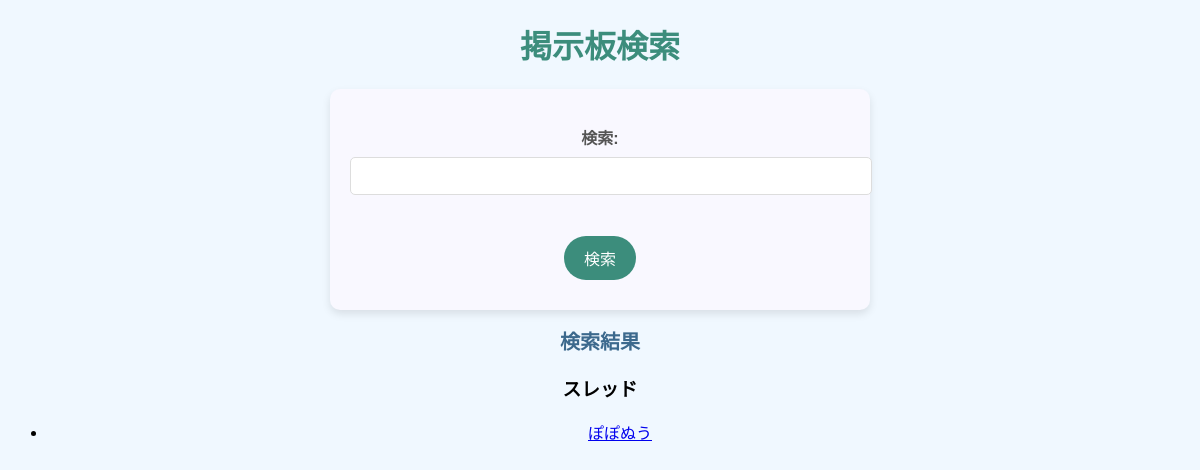
The app's page /search/, older data.
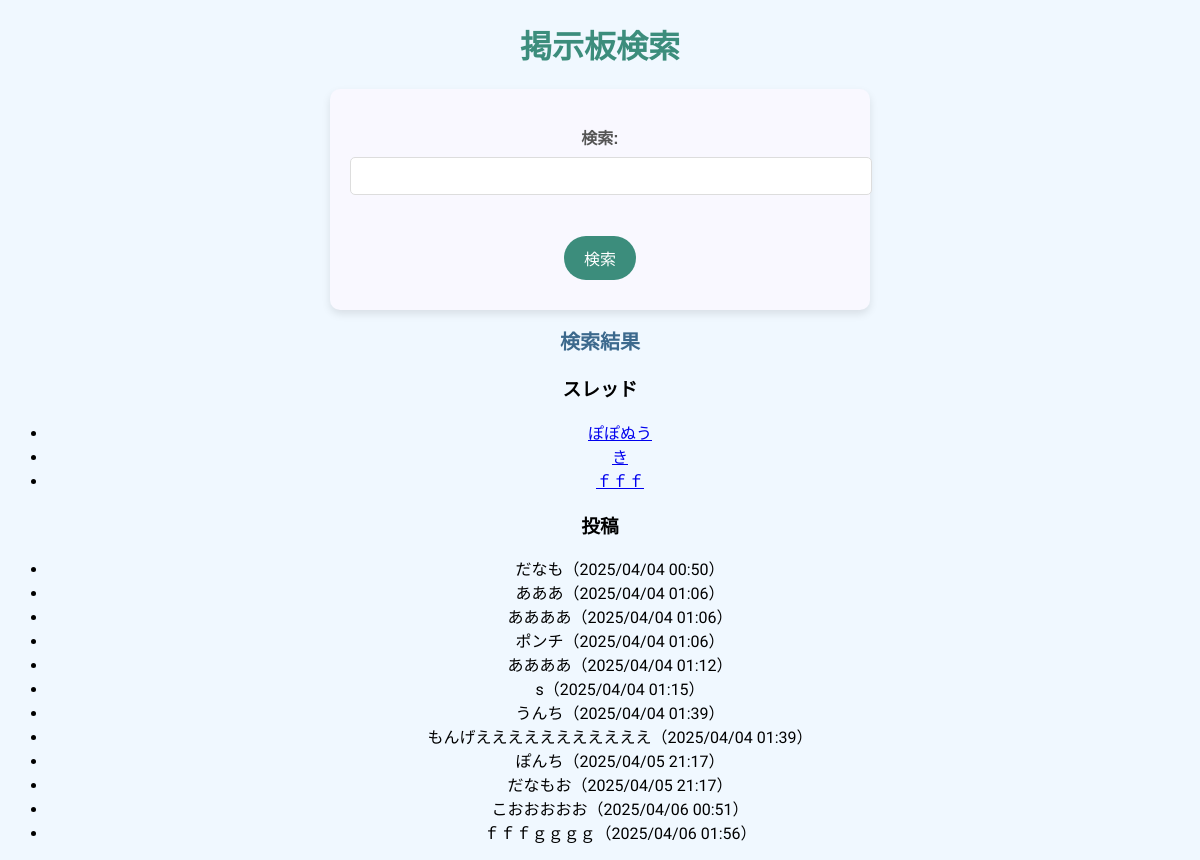
The same page, newer data.
### board/models.py (models this page shows, shortened)
class Thread(models.Model):
    title = models.CharField(max_length=100)
    created_at = models.DateTimeField(auto_now_add=True)

class Post(models.Model):
    thread = models.ForeignKey(Thread, on_delete=models.CASCADE)
    author = models.ForeignKey(User, on_delete=models.SET_NULL, null=True, blank=True)  # ← ここ変更
    content = models.TextField()
    created_at = models.DateTimeField(auto_now_add=True)
    delete_password = models.CharField(max_length=128, blank=True)

### board/views.py (the view)
# urls.py: path('search/', views.search, name='search'),
def search(request):
    form = SearchForm(request.GET)
    threads = Thread.objects.all()
    posts = Post.objects.all()
    if form.is_valid():
        query = form.cleaned_data['query']
        if query:
            threads = threads.filter(title__icontains=query)
            posts = posts.filter(content__icontains=query)
    return render(request, 'board/search_results.html', {'form': form, 'threads': threads, 'posts': posts})

### board/forms.py
class SearchForm(forms.Form):
    query = forms.CharField(max_length=100, required=False, label="検索")

### board/templates/board/search_results.html (shortened to what this page needs)
<!DOCTYPE html>
<html lang="ja">
<head>
</head>
<body>
    <h1>掲示板検索</h1>
    <form method="get" action="{% url 'board:search' %}">
        {{ form.as_p }}
        <button type="submit" class="button">検索</button>
    </form>
    <h2>検索結果</h2>
    {% if threads %}
        <h3>スレッド</h3>
        <ul>
        {% for thread in threads %}
            <li>
                <a href="{% url 'board:thread_detail' thread_id=thread.id %}">{{ thread.title }}</a>
            </li>
        {% endfor %}
        </ul>
    {% endif %}
    {% if posts %}
        <h3>投稿</h3>
        <ul>
        {% for post in posts %}
            <li>{{ post.content }}（{{ post.created_at|date:"Y/m/d H:i" }}）</li>
        {% endfor %}
        </ul>
    {% endif %}
</body>
</html>
<head>
</head>

### board/templates/board/search_results.html (style rules this page uses)
body { background-color: #F0F8FF; font-family: 'Rounded Mplus 1c', 'Noto Sans JP', sans-serif; text-align: center; }
h1 { color: #3C8D7C; }
h2 { color: #3c698d; font-size: 20px; }
.button { background-color: #3C8D7C; color: #fff; border: none; padding: 10px 20px; margin: 10px; border-radius: 30px; font-size: 16px; cursor: pointer; transition: all 0.3s; }
form { background-color: #f9f8ff; padding: 20px; border-radius: 10px; box-shadow: 0px 4px 8px rgba(0, 0, 0, 0.1); width: 100%; max-width: 500px; margin: 0 auto; font-family: 'Arial', sans-serif; }
form input, form select, form textarea { width: 100%; padding: 10px; border-radius: 5px; border: 1px solid #ddd; font-size: 14px; margin-bottom: 15px; transition: border 0.3s ease; }
form button { background-color: #ff7eb9; color: white; padding: 12px 20px; border: none; border-radius: 5px; font-size: 16px; cursor: pointer; transition: background-color 0.3s ease; }
form label { font-size: 16px; font-weight: bold; margin-bottom: 8px; display: block; color: #555; }

Row changes from the older to the newer data that the page shows:
added Thread: title "き"
added Thread: title "ｆｆｆ"
added Post: content "だなも", created_at "2025/04/04 00:50"
added Post: content "あああ", created_at "2025/04/04 01:06"
added Post: content "ああああ", created_at "2025/04/04 01:06"
added Post: content "ポンチ", created_at "2025/04/04 01:06"
added Post: content "ああああ", created_at "2025/04/04 01:12"
added Post: content "s", created_at "2025/04/04 01:15"
added Post: content "うんち", created_at "2025/04/04 01:39"
added Post: content "もんげえええええええええええ", created_at "2025/04/04 01:39"
added Post: content "ぽんち", created_at "2025/04/05 21:17"
added Post: content "だなもお", created_at "2025/04/05 21:17"
added Post: content "こおおおおお", created_at "2025/04/06 00:51"
added Post: content "ｆｆｆｇｇｇｇ", created_at "2025/04/06 01:56"
Text that changed along with them:
text now shown: "投稿"
